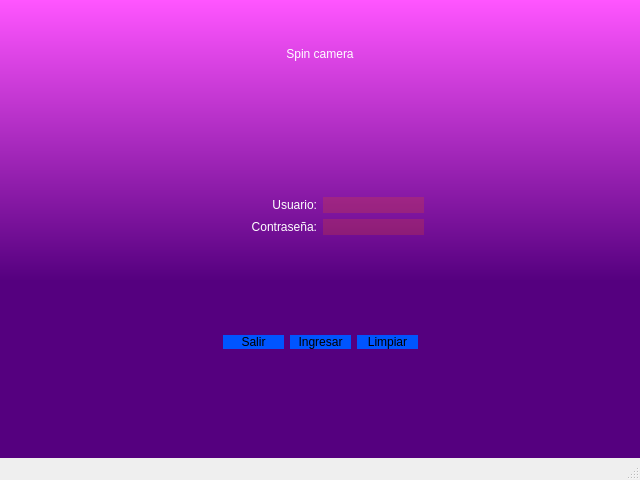
<?xml version="1.0" encoding="UTF-8"?>
<ui version="4.0">
 <class>MainWindow</class>
 <widget class="QMainWindow" name="MainWindow">
  <property name="geometry">
   <rect>
    <x>0</x>
    <y>0</y>
    <width>640</width>
    <height>480</height>
   </rect>
  </property>
  <property name="minimumSize">
   <size>
    <width>640</width>
    <height>480</height>
   </size>
  </property>
  <property name="maximumSize">
   <size>
    <width>1920</width>
    <height>1080</height>
   </size>
  </property>
  <property name="windowTitle">
   <string>Acceso pyqt</string>
  </property>
  <property name="styleSheet">
   <string notr="true">QWidget#centralwidget{
background-color: qlineargradient(spread:pad, x1:1, y1:0.614, x2:1, y2:0, stop:0 rgba(85, 0, 127, 255), stop:1 rgba(255, 85, 255, 255));
}
</string>
  </property>
  <widget class="QWidget" name="centralwidget">
   <layout class="QVBoxLayout" name="verticalLayout" stretch="20,20,30,20,10,10,10">
    <property name="rightMargin">
     <number>9</number>
    </property>
    <item>
     <widget class="QLabel" name="Label_Title">
      <property name="styleSheet">
       <string notr="true">font: 30pt &quot;Roman 2&quot;;
color:white</string>
      </property>
      <property name="text">
       <string>&lt;html&gt;&lt;head/&gt;&lt;body&gt;&lt;p align=&quot;center&quot;&gt;Spin camera&lt;/p&gt;&lt;/body&gt;&lt;/html&gt;</string>
      </property>
     </widget>
    </item>
    <item>
     <spacer name="verticalSpacer">
      <property name="orientation">
       <enum>Qt::Vertical</enum>
      </property>
      <property name="sizeHint" stdset="0">
       <size>
        <width>20</width>
        <height>40</height>
       </size>
      </property>
     </spacer>
    </item>
    <item>
     <layout class="QHBoxLayout" name="horizontalLayout_2" stretch="30,30,30">
      <item>
       <spacer name="horizontalSpacer_4">
        <property name="orientation">
         <enum>Qt::Horizontal</enum>
        </property>
        <property name="sizeHint" stdset="0">
         <size>
          <width>40</width>
          <height>20</height>
         </size>
        </property>
       </spacer>
      </item>
      <item>
       <layout class="QGridLayout" name="gridLayout" columnstretch="50,50">
        <item row="0" column="1">
         <widget class="QLineEdit" name="Lineedit_User">
          <property name="maximumSize">
           <size>
            <width>300</width>
            <height>16777215</height>
           </size>
          </property>
          <property name="styleSheet">
           <string notr="true">QLineEdit{
border-radius:10px;
background-color: rgba(255, 85, 0, 50);
font: 13pt &quot;Roman 2&quot;;
}

QLineEdit:focus{
background-color: rgba(255, 85, 0, 100);
font: 13pt &quot;Roman 2&quot;;
border: 2px solid #55ff7f
}</string>
          </property>
          <property name="clearButtonEnabled">
           <bool>false</bool>
          </property>
         </widget>
        </item>
        <item row="1" column="0">
         <widget class="QLabel" name="Label_Password">
          <property name="maximumSize">
           <size>
            <width>300</width>
            <height>16777215</height>
           </size>
          </property>
          <property name="styleSheet">
           <string notr="true">font: 15pt &quot;Roman 2&quot;;
color:white</string>
          </property>
          <property name="text">
           <string>&lt;html&gt;&lt;head/&gt;&lt;body&gt;&lt;p align=&quot;right&quot;&gt;Contraseña:&lt;/p&gt;&lt;/body&gt;&lt;/html&gt;</string>
          </property>
         </widget>
        </item>
        <item row="1" column="1">
         <widget class="QLineEdit" name="Lineedit_Password">
          <property name="maximumSize">
           <size>
            <width>300</width>
            <height>16777215</height>
           </size>
          </property>
          <property name="styleSheet">
           <string notr="true">QLineEdit{
border-radius:10px;
background-color: rgba(255, 85, 0, 50);
font: 13pt &quot;Roman 2&quot;;
}

QLineEdit:focus{
background-color: rgba(255, 85, 0, 100);
font: 13pt &quot;Roman 2&quot;;
border: 2px solid #55ff7f
}</string>
          </property>
          <property name="echoMode">
           <enum>QLineEdit::Password</enum>
          </property>
         </widget>
        </item>
        <item row="0" column="0">
         <widget class="QLabel" name="Label_User">
          <property name="maximumSize">
           <size>
            <width>300</width>
            <height>16777215</height>
           </size>
          </property>
          <property name="styleSheet">
           <string notr="true">font: 15pt &quot;Roman 2&quot;;
color:white</string>
          </property>
          <property name="text">
           <string>&lt;html&gt;&lt;head/&gt;&lt;body&gt;&lt;p align=&quot;right&quot;&gt;Usuario:&lt;/p&gt;&lt;/body&gt;&lt;/html&gt;</string>
          </property>
         </widget>
        </item>
       </layout>
      </item>
      <item>
       <spacer name="horizontalSpacer_3">
        <property name="orientation">
         <enum>Qt::Horizontal</enum>
        </property>
        <property name="sizeHint" stdset="0">
         <size>
          <width>40</width>
          <height>20</height>
         </size>
        </property>
       </spacer>
      </item>
     </layout>
    </item>
    <item>
     <spacer name="verticalSpacer_2">
      <property name="orientation">
       <enum>Qt::Vertical</enum>
      </property>
      <property name="sizeHint" stdset="0">
       <size>
        <width>20</width>
        <height>40</height>
       </size>
      </property>
     </spacer>
    </item>
    <item>
     <layout class="QHBoxLayout" name="horizontalLayout_3" stretch="35,10,10,10,35">
      <item>
       <spacer name="horizontalSpacer">
        <property name="orientation">
         <enum>Qt::Horizontal</enum>
        </property>
        <property name="sizeHint" stdset="0">
         <size>
          <width>40</width>
          <height>20</height>
         </size>
        </property>
       </spacer>
      </item>
      <item>
       <widget class="QPushButton" name="pushButton_SALIR">
        <property name="cursor">
         <cursorShape>ArrowCursor</cursorShape>
        </property>
        <property name="mouseTracking">
         <bool>false</bool>
        </property>
        <property name="styleSheet">
         <string notr="true">QPushButton{
border-radius:10px;
background-color: rgb(0, 85, 255);
font: 13pt &quot;Roman 2&quot;;
}
QPushButton:hover{
background-color:black;
color:white;
}</string>
        </property>
        <property name="text">
         <string>Salir</string>
        </property>
       </widget>
      </item>
      <item>
       <widget class="QPushButton" name="pushButton_ingresar">
        <property name="styleSheet">
         <string notr="true">QPushButton{
border-radius:10px;
background-color: rgb(0, 85, 255);
font: 13pt &quot;Roman 2&quot;;
}
QPushButton:hover{
background-color:black;
color:white;
}</string>
        </property>
        <property name="text">
         <string>Ingresar</string>
        </property>
       </widget>
      </item>
      <item>
       <widget class="QPushButton" name="pushButton_limpiar">
        <property name="mouseTracking">
         <bool>false</bool>
        </property>
        <property name="styleSheet">
         <string notr="true">QPushButton{
border-radius:10px;
background-color: rgb(0, 85, 255);
font: 13pt &quot;Roman 2&quot;;
}
QPushButton:hover{
background-color:black;
color:white;
}</string>
        </property>
        <property name="text">
         <string>Limpiar</string>
        </property>
       </widget>
      </item>
      <item>
       <spacer name="horizontalSpacer_2">
        <property name="orientation">
         <enum>Qt::Horizontal</enum>
        </property>
        <property name="sizeHint" stdset="0">
         <size>
          <width>40</width>
          <height>20</height>
         </size>
        </property>
       </spacer>
      </item>
     </layout>
    </item>
    <item>
     <spacer name="verticalSpacer_3">
      <property name="orientation">
       <enum>Qt::Vertical</enum>
      </property>
      <property name="sizeHint" stdset="0">
       <size>
        <width>20</width>
        <height>40</height>
       </size>
      </property>
     </spacer>
    </item>
    <item>
     <widget class="QLabel" name="label_error">
      <property name="styleSheet">
       <string notr="true">font: 15pt &quot;Roman 2&quot;;
color:red</string>
      </property>
      <property name="text">
       <string/>
      </property>
     </widget>
    </item>
   </layout>
  </widget>
  <widget class="QStatusBar" name="statusbar"/>
 </widget>
 <resources/>
 <connections/>
</ui>
